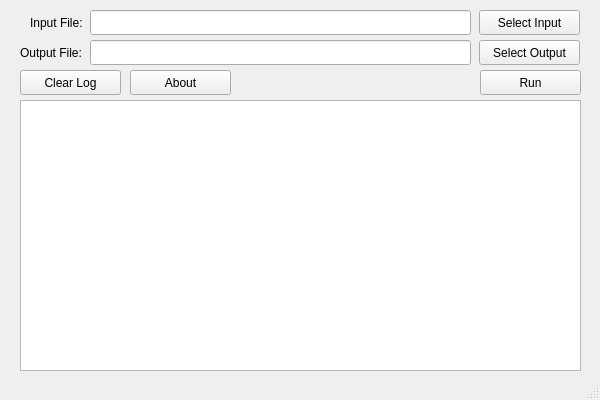
<?xml version="1.0" encoding="UTF-8"?>
<ui version="4.0">
 <class>MainWindow</class>
 <widget class="QMainWindow" name="MainWindow">
  <property name="geometry">
   <rect>
    <x>0</x>
    <y>0</y>
    <width>600</width>
    <height>400</height>
   </rect>
  </property>
  <property name="minimumSize">
   <size>
    <width>600</width>
    <height>400</height>
   </size>
  </property>
  <property name="maximumSize">
   <size>
    <width>600</width>
    <height>800</height>
   </size>
  </property>
  <property name="windowTitle">
   <string>KSHRAM_Qt</string>
  </property>
  <widget class="QWidget" name="centralwidget">
   <widget class="QTextEdit" name="txtboxLog">
    <property name="geometry">
     <rect>
      <x>20</x>
      <y>100</y>
      <width>561</width>
      <height>271</height>
     </rect>
    </property>
    <property name="font">
     <font>
      <family>Consolas</family>
     </font>
    </property>
    <property name="readOnly">
     <bool>true</bool>
    </property>
   </widget>
   <widget class="QLineEdit" name="txtboxInputFile">
    <property name="geometry">
     <rect>
      <x>90</x>
      <y>10</y>
      <width>381</width>
      <height>25</height>
     </rect>
    </property>
   </widget>
   <widget class="QPushButton" name="buttonSelectInput">
    <property name="geometry">
     <rect>
      <x>479</x>
      <y>10</y>
      <width>101</width>
      <height>25</height>
     </rect>
    </property>
    <property name="text">
     <string>Select Input</string>
    </property>
   </widget>
   <widget class="QPushButton" name="buttonSelectOutput">
    <property name="geometry">
     <rect>
      <x>479</x>
      <y>40</y>
      <width>101</width>
      <height>25</height>
     </rect>
    </property>
    <property name="text">
     <string>Select Output</string>
    </property>
   </widget>
   <widget class="QLabel" name="labelInputFile">
    <property name="geometry">
     <rect>
      <x>30</x>
      <y>10</y>
      <width>61</width>
      <height>25</height>
     </rect>
    </property>
    <property name="text">
     <string>Input File:</string>
    </property>
   </widget>
   <widget class="QLabel" name="labelOutputFile">
    <property name="geometry">
     <rect>
      <x>20</x>
      <y>40</y>
      <width>71</width>
      <height>25</height>
     </rect>
    </property>
    <property name="text">
     <string>Output File:</string>
    </property>
   </widget>
   <widget class="QLineEdit" name="txtboxOutputFile">
    <property name="geometry">
     <rect>
      <x>90</x>
      <y>40</y>
      <width>381</width>
      <height>25</height>
     </rect>
    </property>
   </widget>
   <widget class="QPushButton" name="buttonRun">
    <property name="geometry">
     <rect>
      <x>480</x>
      <y>70</y>
      <width>101</width>
      <height>25</height>
     </rect>
    </property>
    <property name="text">
     <string>Run</string>
    </property>
   </widget>
   <widget class="QPushButton" name="buttonClearLog">
    <property name="geometry">
     <rect>
      <x>20</x>
      <y>70</y>
      <width>101</width>
      <height>25</height>
     </rect>
    </property>
    <property name="text">
     <string>Clear Log</string>
    </property>
   </widget>
   <widget class="QPushButton" name="buttonAbout">
    <property name="geometry">
     <rect>
      <x>130</x>
      <y>70</y>
      <width>101</width>
      <height>25</height>
     </rect>
    </property>
    <property name="text">
     <string>About</string>
    </property>
   </widget>
  </widget>
  <widget class="QStatusBar" name="statusbar"/>
 </widget>
 <resources/>
 <connections/>
</ui>
